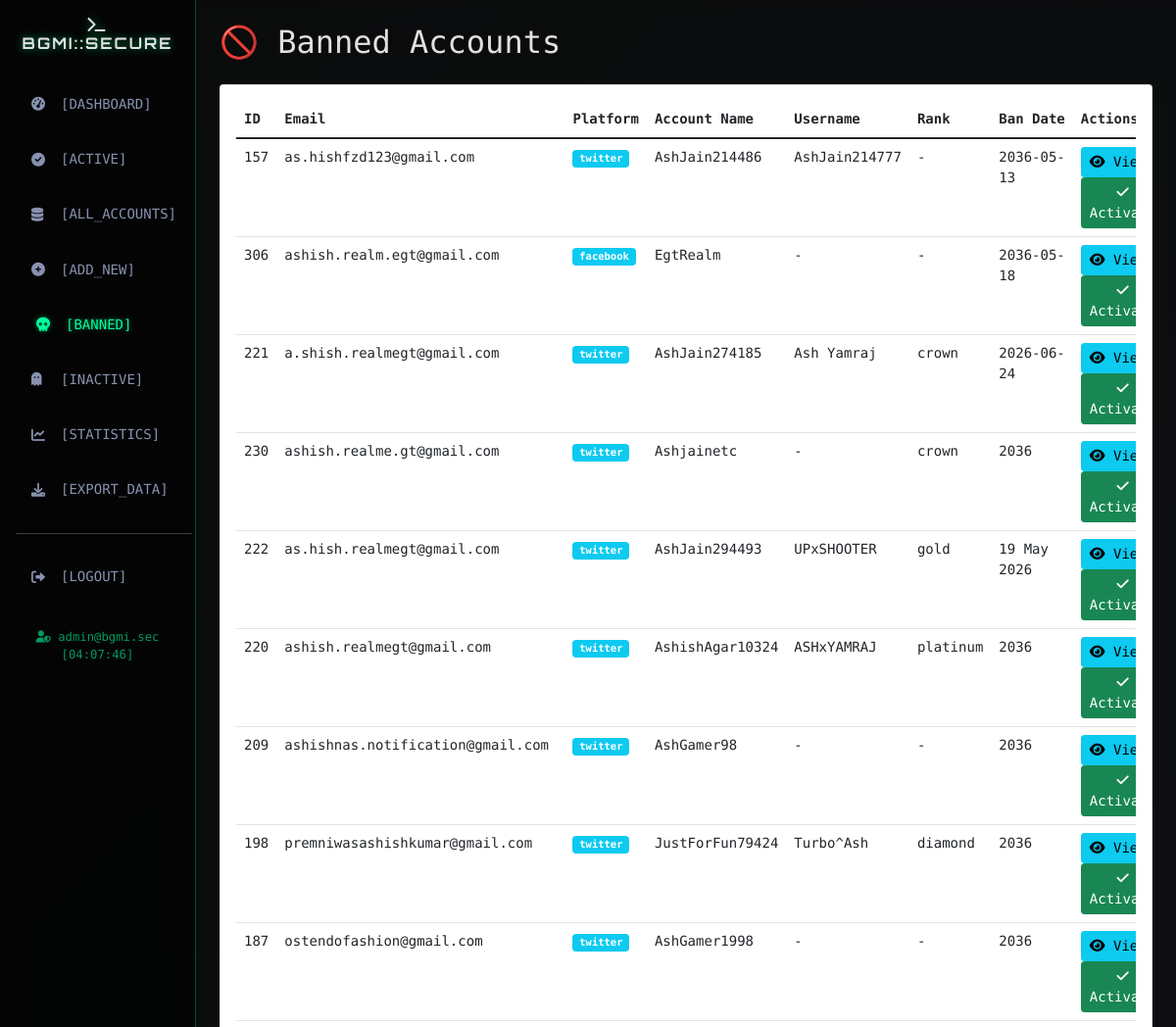
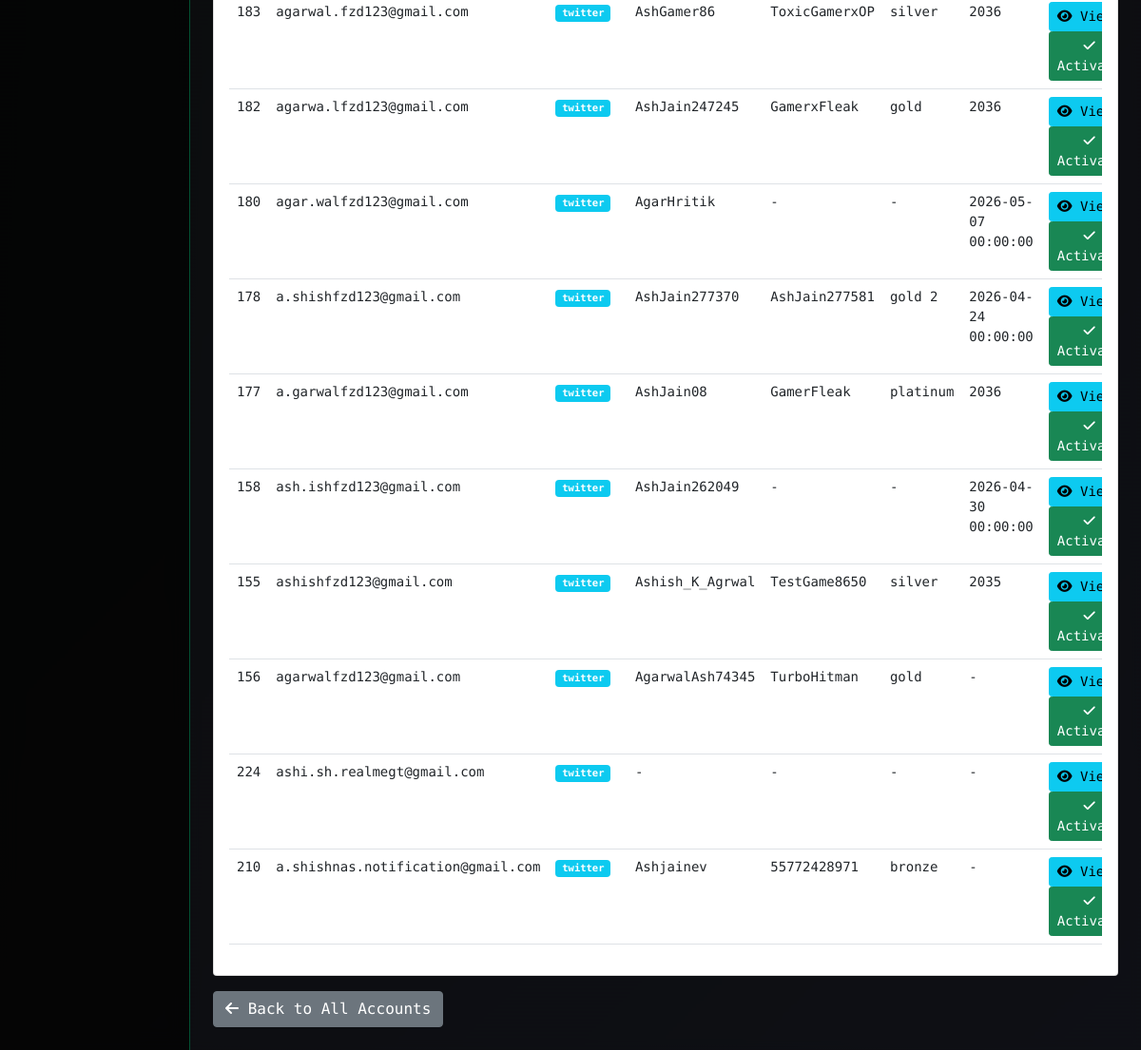
/banned (signed in), run on the app's committed database (2 pictures, top to bottom).
### web-app.py (models this page shows)
class User(UserMixin, db.Model):
    __tablename__ = 'users'
    id = db.Column(db.Integer, primary_key=True)
    username = db.Column(db.String(80), unique=True, nullable=False)
    password = db.Column(db.String(200), nullable=False)
    is_admin = db.Column(db.Boolean, default=False)
    created_at = db.Column(db.DateTime, default=datetime.utcnow)

class Account(db.Model):
    __tablename__ = 'accounts'
    id = db.Column(db.Integer, primary_key=True)
    email = db.Column(db.String(200), nullable=False)
    platform = db.Column(db.String(50), nullable=False)
    account_name = db.Column(db.String(200), default='')
    status = db.Column(db.String(50), default='na')
    platform_id = db.Column(db.String(100), default='')
    username = db.Column(db.String(100), default='')
    rank = db.Column(db.String(50), default='')
    merit = db.Column(db.Integer, default=0)
    ban_date = db.Column(db.String(50), default='')
    comment = db.Column(db.Text, default='')
    created_at = db.Column(db.DateTime, default=datetime.utcnow)
    updated_at = db.Column(db.DateTime, default=datetime.utcnow, onupdate=datetime.utcnow)

### web-app.py (the view)
@app.route('/banned')
@login_required
def banned_accounts():
    banned_list = Account.query.filter_by(status='banned').order_by(Account.updated_at.desc()).all()
    return render_template('banned.html', accounts=banned_list)

### web-app.py (called while the page is built)
@login_manager.user_loader
def load_user(user_id):
    return db.session.get(User, int(user_id))

### templates/banned.html
{% extends "base.html" %}
{% block content %}
<h2 class="mb-4">🚫 Banned Accounts</h2>
{% if accounts %}
<div class="card">
    <div class="card-body">
        <div class="table-responsive">
            <table class="table table-hover">
                <thead>
                    <tr>
                        <th>ID</th>
                        <th>Email</th>
                        <th>Platform</th>
                        <th>Account Name</th>
                        <th>Username</th>
                        <th>Rank</th>
                        <th>Ban Date</th>
                        <th>Actions</th>
                    </tr>
                </thead>
                <tbody>
                    {% for account in accounts %}
                    <tr>
                        <td>{{ account.id }}</td>
                        <td>{{ account.email }}</td>
                        <td><span class="badge bg-info">{{ account.platform }}</span></td>
                        <td>{{ account.account_name or '-' }}</td>
                        <td>{{ account.username or '-' }}</td>
                        <td>{{ account.rank or '-' }}</td>
                        <td>{{ account.ban_date or '-' }}</td>
                        <td>
                            <a href="{{ url_for('view_account', account_id=account.id) }}" class="btn btn-sm btn-info">
                                <i class="fas fa-eye"></i> View
                            </a>
                            <form method="POST" action="{{ url_for('activate_account', account_id=account.id) }}" style="display: inline;">
                                <button type="submit" class="btn btn-sm btn-success">
                                    <i class="fas fa-check"></i> Activate
                                </button>
                            </form>
                        </td>
                    </tr>
                    {% endfor %}
                </tbody>
            </table>
        </div>
    </div>
</div>
{% else %}
<div class="alert alert-success">
    <i class="fas fa-check-circle"></i> No banned accounts! All accounts are in good standing.
</div>
{% endif %}
<div class="mt-3">
    <a href="{{ url_for('accounts') }}" class="btn btn-secondary">
        <i class="fas fa-arrow-left"></i> Back to All Accounts
    </a>
</div>
{% endblock %}

### templates/base.html (shortened to what this page needs)
<!DOCTYPE html>
<html lang="en">
<head>
    <link href="https://cdn.jsdelivr.net/npm/bootstrap@5.1.3/dist/css/bootstrap.min.css" rel="stylesheet">
    <link href="https://cdnjs.cloudflare.com/ajax/libs/font-awesome/6.0.0/css/all.min.css" rel="stylesheet">
</head>
<body>
    {% if current_user.is_authenticated %}
    <div class="container-fluid">
        <div class="row">
            <div class="col-md-2 p-0 sidebar" id="cyberSidebar">
                <div class="p-3">
                    <h4 class="text-center mb-4">
                        <i class="fas fa-terminal"></i> BGMI::SECURE
                    </h4>
                    <nav class="nav flex-column">
                        <a class="nav-link {% if request.endpoint == 'dashboard' %}active{% endif %}" href="{{ url_for('dashboard') }}">
                            <i class="fas fa-tachometer-alt"></i> [DASHBOARD]
                        </a>
                        <a class="nav-link {% if request.endpoint == 'active_accounts' %}active{% endif %}" href="{{ url_for('active_accounts') }}">
                            <i class="fas fa-check-circle"></i> [ACTIVE]
                        </a>
                        <a class="nav-link {% if request.endpoint == 'accounts' %}active{% endif %}" href="{{ url_for('accounts') }}">
                            <i class="fas fa-database"></i> [ALL_ACCOUNTS]
                        </a>
                        <a class="nav-link {% if request.endpoint == 'add_account' %}active{% endif %}" href="{{ url_for('add_account') }}">
                            <i class="fas fa-plus-circle"></i> [ADD_NEW]
                        </a>
                        <a class="nav-link {% if request.endpoint == 'banned_accounts' %}active{% endif %}" href="{{ url_for('banned_accounts') }}">
                            <i class="fas fa-skull"></i> [BANNED]
                        </a>
                        <a class="nav-link {% if request.endpoint == 'na_accounts' %}active{% endif %}" href="{{ url_for('na_accounts') }}">
                            <i class="fas fa-ghost"></i> [INACTIVE]
                        </a>
                        <a class="nav-link {% if request.endpoint == 'stats' %}active{% endif %}" href="{{ url_for('stats') }}">
                            <i class="fas fa-chart-line"></i> [STATISTICS]
                        </a>
                        <a class="nav-link" href="{{ url_for('export_data') }}">
                            <i class="fas fa-download"></i> [EXPORT_DATA]
                        </a>
                        <hr style="border-color: rgba(0, 255, 157, 0.3);">
                        <a class="nav-link" href="{{ url_for('logout') }}">
                            <i class="fas fa-sign-out-alt"></i> [LOGOUT]
                        </a>
                    </nav>
                    <div class="text-center mt-4 small" style="color: #00ff9d; opacity: 0.6;">
                        <i class="fas fa-user-shield"></i> {{ current_user.username }}@bgmi.sec
                        <br>
                        <span id="cyber-time"></span>
                    </div>
                </div>
            </div>
            <div class="col-md-10 main-content p-3 p-md-4">
                {% block content %}{% endblock %}
            </div>
        </div>
    </div>
    {% else %}
        {% block auth_content %}{% endblock %}
    {% endif %}
</body>
</html>

### templates/base.html (style rules this page uses)
:root { --primary-neon: #00ff9d; --secondary-neon: #00d4ff; --danger-neon: #ff3366; --warning-neon: #ffaa00; --dark-bg: #0a0a0a; --darker-bg: #050505; --card-bg: #0d0d0d; }
* { margin: 0; padding: 0; box-sizing: border-box; }
body { font-family: 'Share Tech Mono', monospace; background: var(--dark-bg); color: #e0e0e0; overflow-x: hidden; font-size: 14px; }
.sidebar { min-height: 100vh; background: rgba(5, 5, 5, 0.95); backdrop-filter: blur(10px); border-right: 1px solid rgba(0, 255, 157, 0.3); position: relative; }
.sidebar h4 { font-family: 'Orbitron', monospace; font-weight: 700; text-shadow: 0 0 10px rgba(0, 255, 157, 0.5); letter-spacing: 2px; font-size: 1rem; }
.sidebar .nav-link { color: #8892b0; padding: 0.8rem 1rem; margin: 0.3rem 0; border-radius: 5px; transition: all 0.3s ease; font-family: 'Share Tech Mono', monospace; display: flex; align-items: center; gap: 10px; }
.sidebar .nav-link:hover, .sidebar .nav-link.active { color: #00ff9d; text-shadow: 0 0 5px rgba(0, 255, 157, 0.5); transform: translateX(5px); }
.sidebar .nav-link i { width: 20px; }
.main-content { min-height: 100vh; background: rgba(10, 10, 10, 0.7); backdrop-filter: blur(5px); }

### data on the page
User: username "admin"
Account: id "157", email "as.hishfzd123@gmail.com", platform "twitter", account_name "AshJain214486", username "AshJain214777", rank "-", ban_date "2036-05-13"
Account: id "306", email "ashish.realm.egt@gmail.com", platform "facebook", account_name "EgtRealm", username "-", rank "-", ban_date "2036-05-18"
Account: id "221", email "a.shish.realmegt@gmail.com", platform "twitter", account_name "AshJain274185", username "Ash Yamraj", rank "crown", ban_date "2026-06-24"
Account: id "230", email "ashish.realme.gt@gmail.com", platform "twitter", account_name "Ashjainetc", username "-", rank "crown", ban_date "2036"
Account: id "222", email "as.hish.realmegt@gmail.com", platform "twitter", account_name "AshJain294493", username "UPxSHOOTER", rank "gold", ban_date "19 May 2026"
Account: id "220", email "ashish.realmegt@gmail.com", platform "twitter", account_name "AshishAgar10324", username "ASHxYAMRAJ", rank "platinum", ban_date "2036"
Account: id "209", email "ashishnas.notification@gmail.com", platform "twitter", account_name "AshGamer98", username "-", rank "-", ban_date "2036"
Account: id "198", email "premniwasashishkumar@gmail.com", platform "twitter", account_name "JustForFun79424", username "Turbo^Ash", rank "diamond", ban_date "2036"
Account: id "187", email "ostendofashion@gmail.com", platform "twitter", account_name "AshGamer1998", username "-", rank "-", ban_date "2036"
Account: id "183", email "agarwal.fzd123@gmail.com", platform "twitter", account_name "AshGamer86", username "ToxicGamerxOP", rank "silver", ban_date "2036"
Account: id "182", email "agarwa.lfzd123@gmail.com", platform "twitter", account_name "AshJain247245", username "GamerxFleak", rank "gold", ban_date "2036"
Account: id "180", email "agar.walfzd123@gmail.com", platform "twitter", account_name "AgarHritik", username "-", rank "-", ban_date "2026-05-07 00:00:00"
Account: id "178", email "a.shishfzd123@gmail.com", platform "twitter", account_name "AshJain277370", username "AshJain277581", rank "gold 2", ban_date "2026-04-24 00:00:00"
Account: id "177", email "a.garwalfzd123@gmail.com", platform "twitter", account_name "AshJain08", username "GamerFleak", rank "platinum", ban_date "2036"
Account: id "158", email "ash.ishfzd123@gmail.com", platform "twitter", account_name "AshJain262049", username "-", rank "-", ban_date "2026-04-30 00:00:00"
Account: id "155", email "ashishfzd123@gmail.com", platform "twitter", account_name "Ashish_K_Agrwal", username "TestGame8650", rank "silver", ban_date "2035"
Account: id "156", email "agarwalfzd123@gmail.com", platform "twitter", account_name "AgarwalAsh74345", username "TurboHitman", rank "gold", ban_date "-"
Account: id "224", email "ashi.sh.realmegt@gmail.com", platform "twitter", account_name "-", username "-", rank "-", ban_date "-"
Account: id "210", email "a.shishnas.notification@gmail.com", platform "twitter", account_name "Ashjainev", username "55772428971", rank "bronze", ban_date "-"
